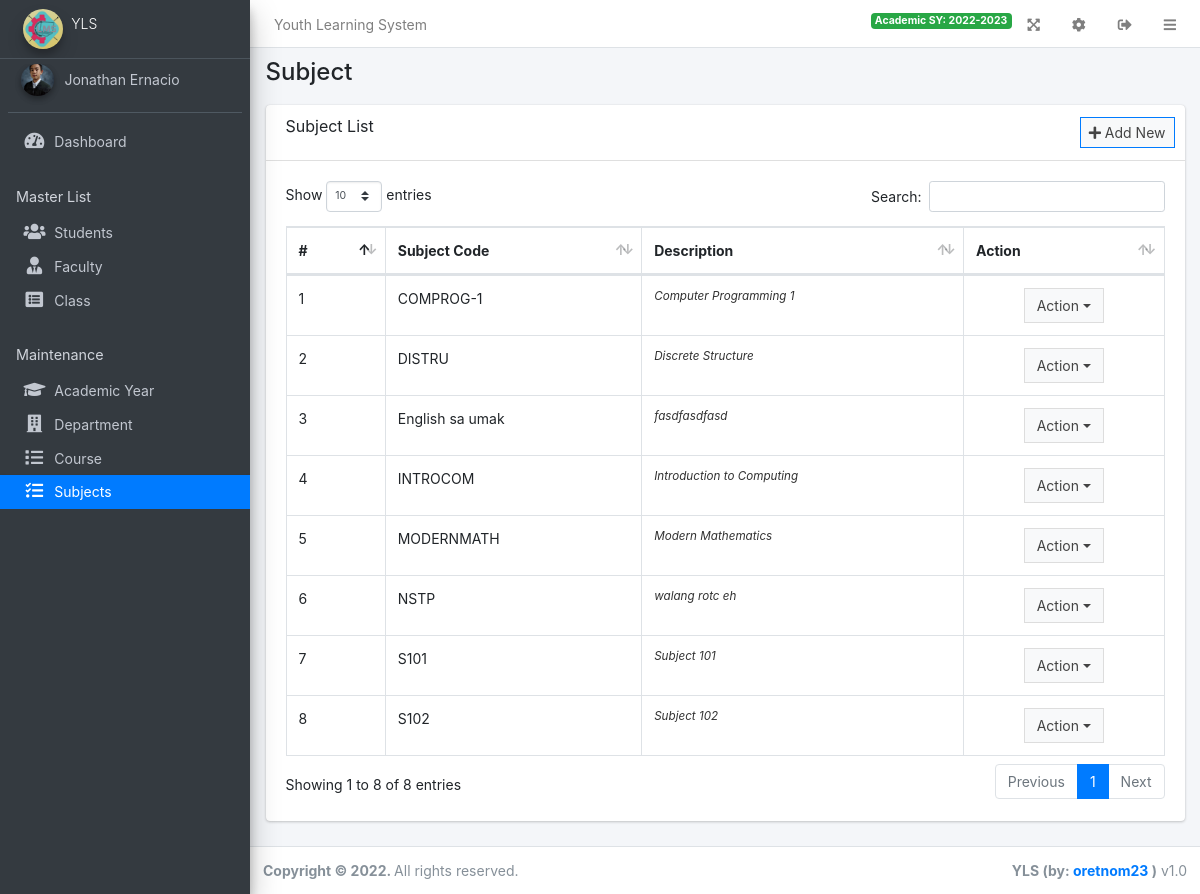
The page /admin/?page=subject (signed in) on the database its author committed.
### tables this page shows
CREATE TABLE `subjects` (
  `id` int(30) NOT NULL,
  `subject_code` varchar(250) NOT NULL,
  `description` text DEFAULT NULL
);

### admin/subject/index.php (the view, shortened to what this page needs)
<div class="card card-outline cardprimary w-fluid">
	<div class="card-header">
		<h3 class="card-title">Subject List</h3>
		<div class="card-tools">
			<a class="btn btn-block btn-sm btn-default btn-flat border-primary new_subject" href="javascript:void(0)"><i class="fa fa-plus"></i> Add New</a>
		</div>
	</div>
	<div class="card-body">
		<table class="table table-bordered table-compact table-stripped">
			<thead>
				<tr>
					<th>#</th>
					<th>Subject Code</th>
					<th>Description</th>
					<th>Action</th>
				</tr>
			</thead>
			<tbody>
				<?php
				$i =1;
				$qry = $conn->query("SELECT * FROM subjects order by subject_code asc");
				while($row=$qry->fetch_assoc()):
				?>
				<tr>
					<td><?php echo $i++ ?></td>
					<td><?php echo $row['subject_code'] ?></td>
					<td><span class="truncate"><?php echo $row['description'] ?></span></td>
					<td class="text-center">
						<div class="btn-group">
		                    <button type="button" class="btn btn-default btn-block btn-flat dropdown-toggle dropdown-hover dropdown-icon" data-toggle="dropdown" aria-expanded="false">
		                    	Action
		                    </button>
		                </div>
					</td>
				</tr>
				<?php endwhile; ?>
			</tbody>
		</table>
	</div>
</div>

### rows shown on the page
subjects: subject_code "COMPROG-1", description "Computer Programming 1"
subjects: subject_code "DISTRU", description "Discrete Structure"
subjects: subject_code "English sa umak", description "fasdfasdfasd"
subjects: subject_code "INTROCOM", description "Introduction to Computing"
subjects: subject_code "MODERNMATH", description "Modern Mathematics"
subjects: subject_code "NSTP", description "walang rotc eh"
subjects: subject_code "S101", description "Subject 101"
subjects: subject_code "S102", description "Subject 102"

### other values the page prints
$_settings->info('name') "Youth Learning System"
$_settings->userdata('academic_sy') "2022-2023"
$_settings->info('short_name') "YLS"
$_settings->userdata('firstname').' '.$_settings->userdata('lastname') "Jonathan Ernacio"
str_replace("_", " ",$page) "Subject"
